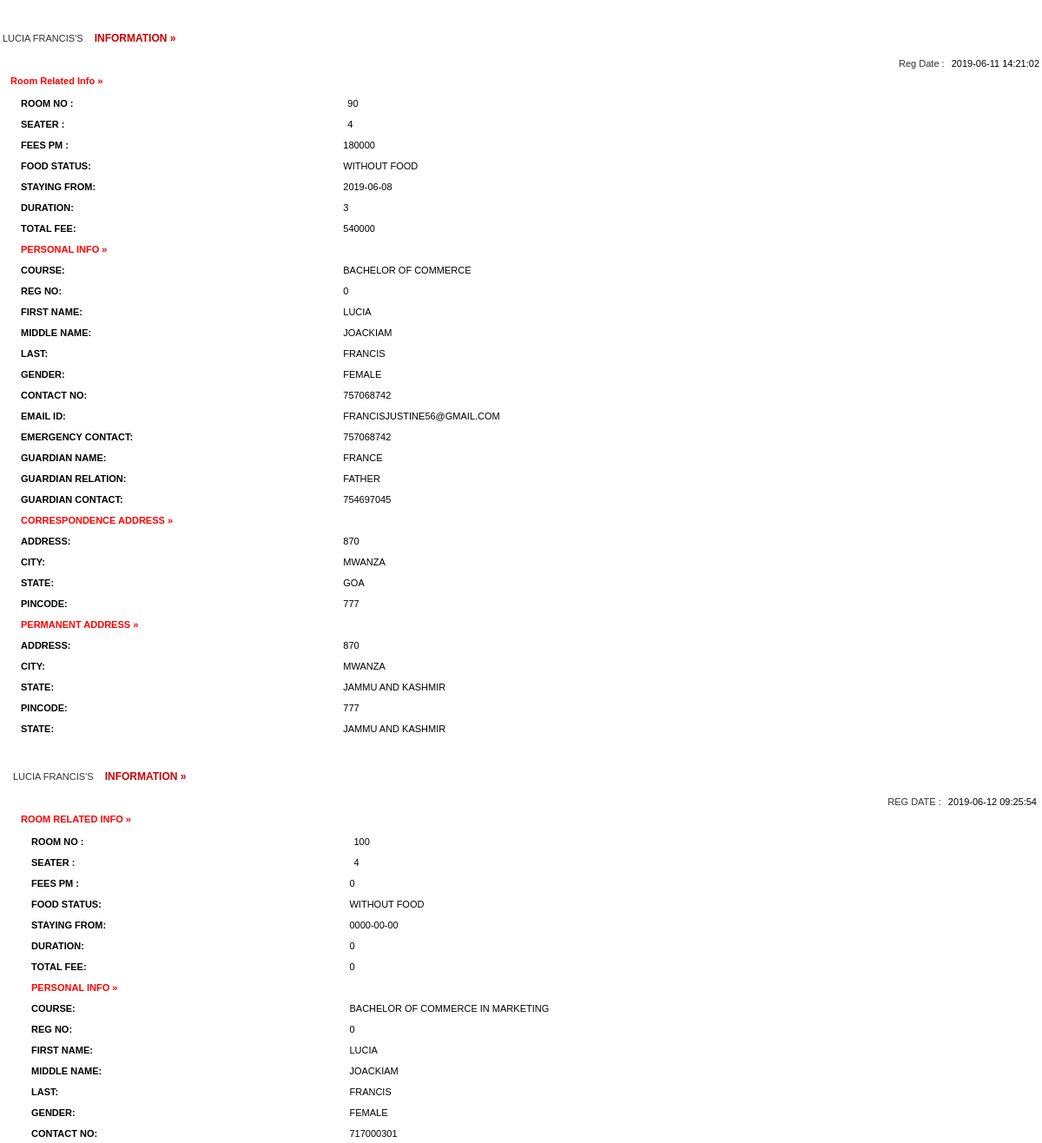
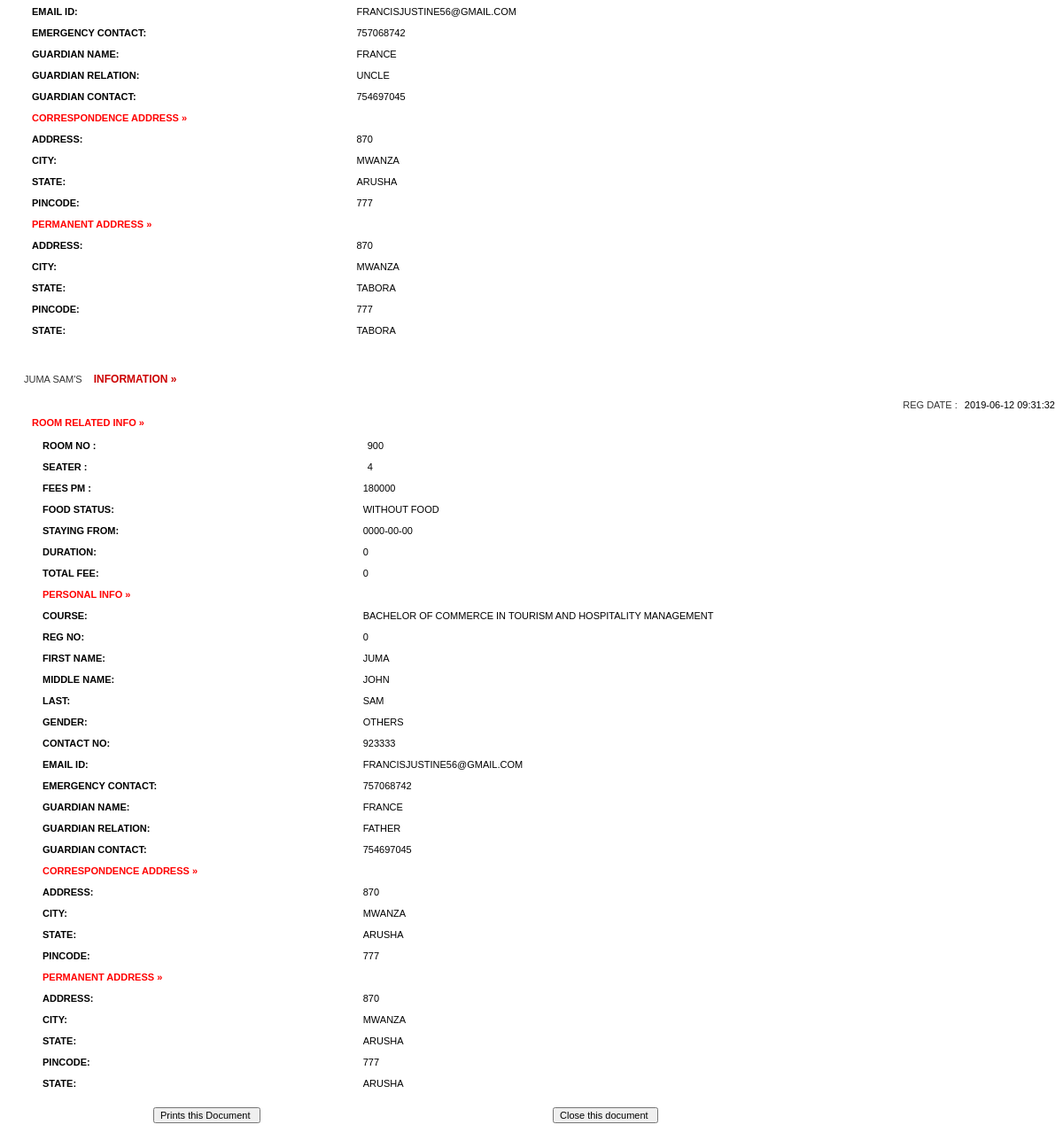
The app's page /full-profile.php?id=francisjustine56@gmail.com with its own data (2 pictures, top to bottom).
### tables this page shows
CREATE TABLE `registration` (
  `id` int(11) NOT NULL,
  `roomno` int(11) NOT NULL,
  `seater` int(11) NOT NULL,
  `feespm` int(11) NOT NULL,
  `foodstatus` varchar(20) NOT NULL,
  `stayfrom` date NOT NULL,
  `duration` int(11) NOT NULL,
  `course` varchar(500) NOT NULL,
  `regno` varchar(20) NOT NULL,
  `firstName` varchar(500) NOT NULL,
  `middleName` varchar(500) NOT NULL,
  `lastName` varchar(500) NOT NULL,
  `gender` varchar(250) NOT NULL,
  `contactno` bigint(11) NOT NULL,
  `emailid` varchar(500) NOT NULL,
  `egycontactno` bigint(11) NOT NULL,
  `guardianName` varchar(500) NOT NULL,
  `guardianRelation` varchar(500) NOT NULL,
  `guardianContactno` bigint(11) NOT NULL,
  `corresAddress` varchar(500) NOT NULL,
  `corresCIty` varchar(500) NOT NULL,
  `corresState` varchar(500) NOT NULL,
  `corresPincode` int(11) NOT NULL,
  `pmntAddress` varchar(500) NOT NULL,
  `pmntCity` varchar(500) NOT NULL,
  `pmnatetState` varchar(500) NOT NULL,
  `pmntPincode` int(11) NOT NULL,
  `postingDate` timestamp NOT NULL DEFAULT CURRENT_TIMESTAMP,
  `updationDate` varchar(500) NOT NULL
);

### full-profile.php (the view, shortened to what this page needs)
<?php
$bd = new mysqli('localhost', 'root', '', 'csrs');
?>
<!DOCTYPE html PUBLIC "-//W3C//DTD XHTML 1.0 Transitional//EN" "http://www.w3.org/TR/xhtml1/DTD/xhtml1-transitional.dtd">
<html xmlns="http://www.w3.org/1999/xhtml">
<head>
<link href="style.css" rel="stylesheet" type="text/css" />
<link href="hostel.css" rel="stylesheet" type="text/css">
</head>
<body>
<table width="100%" border="0">
<?php
		 $ret= mysqli_query($bd,"SELECT * FROM registration where emailid = '".$_GET['id']."'");
			while($row=mysqli_fetch_array($ret))
			{
			?>
			<tr>
			  <td colspan="2" align="center" class="font1">&nbsp;</td>
  </tr>
			<tr>
			  <td colspan="2" align="center" class="font1">&nbsp;</td>
  </tr>
			<tr>
			  <td colspan="2"  class="font"><?php echo ucfirst($row['firstName']);?> <?php echo ucfirst($row['lastName']);?>'S <span class="font1"> information &raquo;</span> </td>
  </tr>
			<tr>
			  <td colspan="2"  class="font">&nbsp;&nbsp;&nbsp;&nbsp;&nbsp;&nbsp;&nbsp;&nbsp;&nbsp;&nbsp;&nbsp;&nbsp;
		      <div align="right">Reg Date : <span class="comb-value"><?php echo $row['postingDate'];?></span></div></td>
  </tr>
			<tr>
			  <td colspan="2"  class="heading" style="color: red;">Room Related Info &raquo; </td>
  </tr>
			<tr>
			  <td colspan="2"  class="font1"><table width="100%" border="0">
                <tr>
                  <td width="32%" valign="top" class="heading">Room no : </td>
                      <td class="comb-value1"><span class="comb-value"><?php echo $row['roomno'];?></span></td>
                    </tr>
                  <tr>
                  <td width="22%" valign="top" class="heading">Seater : </td>
                      <td class="comb-value1"><span class="comb-value"><?php echo $row['seater'];?></span></td>
                    </tr>
                    <tr>
                    <td width="12%" valign="top" class="heading">Fees PM : </td>
                      <td class="comb-value1"><?php echo $fpm=$row['feespm'];?></td>
                    </tr>
                     <tr>
                    <td width="12%" valign="top" class="heading">Food Status: </td>
                      <td class="comb-value1"><?php if($row['foodstatus']==0)
{
  echo "Without Food";
}
else
{
  echo "With Food";
}
                      ;?></td>
                    </tr>
                    <tr>
                    <td width="12%" valign="top" class="heading">Staying From: </td>
                      <td class="comb-value1"><?php echo $row['stayfrom'];?></td>
                    </tr>
                    <tr>
                    <td width="12%" valign="top" class="heading">Duration: </td>
                      <td class="comb-value1"><?php echo $dr=$row['duration'];?></td>
                    </tr>
                    <tr>
                    <td width="12%" valign="top" class="heading">Total Fee: </td>
                      <td class="comb-value1">
                      <?php if($row['foodstatus']==1)
                      {
                        $fd=2000;
                        echo (($dr*$fpm)+$fd);
                      }
                        else
                        {
                          echo $dr*$fpm;
                        }
                      ?></td>
                    </tr>
  <tr>
   <td colspan="2" align="left"  class="heading" style="color: red;">Personal Info &raquo; </td>
  </tr>
<tr>
<td width="12%" valign="top" class="heading">Course: </td>
<td class="comb-value1"><?php echo $row['course'];?></td>
</tr>
<tr>
<td width="12%" valign="top" class="heading">Reg no: </td>
<td class="comb-value1"><?php echo $row['regno'];?></td>
</tr>
<tr>
<td width="12%" valign="top" class="heading">First Name: </td>
<td class="comb-value1"><?php echo $row['firstName'];?></td>
</tr>
<tr>
<td width="12%" valign="top" class="heading">Middle name: </td>
<td class="comb-value1"><?php echo $row['middleName'];?></td>
</tr>
<tr>
<td width="12%" valign="top" class="heading">Last: </td>
<td class="comb-value1"><?php echo $row['lastName'];?></td>
</tr>
<tr>
<td width="12%" valign="top" class="heading">Gender: </td>
<td class="comb-value1"><?php echo $row['gender'];?></td>
</tr>
<tr>
<td width="12%" valign="top" class="heading">Contact No: </td>
<td class="comb-value1"><?php echo $row['contactno'];?></td>
</tr>
<tr>
<td width="12%" valign="top" class="heading">Email id: </td>
<td class="comb-value1"><?php echo $row['emailid'];?></td>
</tr>
<tr>
<td width="12%" valign="top" class="heading">Emergency Contact: </td>
<td class="comb-value1"><?php echo $row['egycontactno'];?></td>
</tr>
<tr>
<td width="12%" valign="top" class="heading">Guardian Name: </td>
<td class="comb-value1"><?php echo $row['guardianName'];?></td>
</tr>
<tr>
<td width="12%" valign="top" class="heading">Guardian Relation: </td>
<td class="comb-value1"><?php echo $row['guardianRelation'];?></td>
</tr>
<tr>
<td width="12%" valign="top" class="heading">Guardian Contact: </td>
<td class="comb-value1"><?php echo $row['guardianContactno'];?></td>
</tr>
<tr>
        <td colspan="2"  class="heading" style="color: red;">Correspondence Address  &raquo; </td>
  </tr>
<tr>
<td width="12%" valign="top" class="heading">Address: </td>
<td class="comb-value1"><?php echo $row['corresAddress'];?></td>
</tr>
<tr>
<td width="12%" valign="top" class="heading">City: </td>
<td class="comb-value1"><?php echo $row['corresCIty'];?></td>
</tr>
<tr>
<td width="12%" valign="top" class="heading">State: </td>
<td class="comb-value1"><?php echo $row['corresState'];?></td>
</tr>
<tr>
<td width="12%" valign="top" class="heading">Pincode: </td>
<td class="comb-value1"><?php echo $row['corresPincode'];?></td>
</tr>
<tr>
        <td colspan="2"  class="heading" style="color: red;">Permanent Address  &raquo; </td>
  </tr>
<tr>
<td width="12%" valign="top" class="heading">Address: </td>
<td class="comb-value1"><?php echo $row['pmntAddress'];?></td>
</tr>
<tr>
<td width="12%" valign="top" class="heading">City: </td>
<td class="comb-value1"><?php echo $row['pmntCity'];?></td>
</tr>
<tr>
<td width="12%" valign="top" class="heading">State: </td>
<td class="comb-value1"><?php echo $row['pmnatetState'];?></td>
</tr>
<tr>
<td width="12%" valign="top" class="heading">Pincode: </td>
<td class="comb-value1"><?php echo $row['pmntPincode'];?></td>
</tr>
<tr>
<td width="12%" valign="top" class="heading">State: </td>
<td class="comb-value1"><?php echo $row['pmnatetState'];?></td>
</tr>
<?php } ?>
                  </table></td>
                </tr>
                  </table></td>
                </tr>
              </table></td>
  </tr>
    </table></td>
  <tr>
    <td colspan="2" align="right" ><form id="form1" name="form1" method="post" action="">
      <table width="100%" border="0" cellpadding="0" cellspacing="0">
        <tr>
          <td width="14%">&nbsp;</td>
          <td width="35%" class="comb-value"><label>
            <input name="Submit" type="submit" class="txtbox4" value="Prints this Document " onClick="return f3();" />
          </label></td>
          <td width="3%">&nbsp;</td>
          <td width="26%"><label>
            <input name="Submit2" type="submit" class="txtbox4" value="Close this document " onClick="return f2();"  />
          </label></td>
          <td width="8%">&nbsp;</td>
          <td width="14%">&nbsp;</td>
        </tr>
      </table>
        </form>    </td>
  </tr>
</body>
</html>

### admin/css/style.css (style rules this page uses)
html { font-size: 14px; }
@media only screen and (min-width: 480px) { html { font-size: 17px; } }
@media only screen and (min-width: 768px) { html { font-size: 14px; } }
body { font-size: 1em; }

### hostel.css (style rules this page uses)
body { margin-left: 0px; margin-top: 0px; margin-right: 0px; margin-bottom: 0px;font:11px Verdana,Arial; }
.heading { font-family: Verdana, Arial, Helvetica, sans-serif; font-size: 11px; font-weight: bold; color:#000000; padding-bottom:5px; padding-top:5px; padding-left:10px; text-decoration: none; }
.comb-value { font-family: Arial, Helvetica, sans-serif; font-size: 11px; color: #000000; text-decoration: none; padding-bottom:5px; padding-left:5px; padding-top:5px; }
.font1 { font-family:Verdana, Arial, Helvetica, sans-serif; font-size:12px; font-weight:800; color:#CC0000; text-transform:uppercase; padding-left:10px; padding-top:0px; }
.txtbox4 { font-family: Arial, Helvetica, sans-serif; font-size: 11px; color: #000000; }
.comb-value1 { font-family: Arial, Helvetica, sans-serif; font-size: 11px; color: #000000; text-decoration: none; padding-bottom:2px; padding-left:2px; padding-top:2px; }
.font { font-family:Verdana, Arial, Helvetica, sans-serif; font-size:11px; color:#333333; text-decoration:none; }

### records on screen
registration: firstName "LUCIA", lastName "FRANCIS", postingDate "2019-06-11 14:21:02", roomno "90", seater "4", feespm "180000", foodstatus "WITHOUT FOOD", stayfrom "2019-06-08", duration "3", $dr*$fpm "540000", course "BACHELOR OF COMMERCE", regno "0", middleName "JOACKIAM", gender "FEMALE", contactno "757068742", emailid "FRANCISJUSTINE56@GMAIL.COM", egycontactno "757068742", guardianName "FRANCE", guardianRelation "FATHER", guardianContactno "754697045", corresAddress "870", corresCIty "MWANZA", corresState "GOA", corresPincode "777", pmntAddress "870", pmntCity "MWANZA", pmnatetState "JAMMU AND KASHMIR", pmntPincode "777"
registration: firstName "LUCIA", lastName "FRANCIS", postingDate "2019-06-12 09:25:54", roomno "100", seater "4", feespm "0", foodstatus "WITHOUT FOOD", stayfrom "0000-00-00", duration "0", $dr*$fpm "0", course "BACHELOR OF COMMERCE IN MARKETING", regno "0", middleName "JOACKIAM", gender "FEMALE", contactno "717000301", emailid "FRANCISJUSTINE56@GMAIL.COM", egycontactno "757068742", guardianName "FRANCE", guardianRelation "UNCLE", guardianContactno "754697045", corresAddress "870", corresCIty "MWANZA", corresState "ARUSHA", corresPincode "777", pmntAddress "870", pmntCity "MWANZA", pmnatetState "TABORA", pmntPincode "777"
registration: firstName "JUMA", lastName "SAM", postingDate "2019-06-12 09:31:32", roomno "900", seater "4", feespm "180000", foodstatus "WITHOUT FOOD", stayfrom "0000-00-00", duration "0", $dr*$fpm "0", course "BACHELOR OF COMMERCE IN TOURISM AND HOSPITALITY MANAGEMENT", regno "0", middleName "JOHN", gender "OTHERS", contactno "923333", emailid "FRANCISJUSTINE56@GMAIL.COM", egycontactno "757068742", guardianName "FRANCE", guardianRelation "FATHER", guardianContactno "754697045", corresAddress "870", corresCIty "MWANZA", corresState "ARUSHA", corresPincode "777", pmntAddress "870", pmntCity "MWANZA", pmnatetState "ARUSHA", pmntPincode "777"
